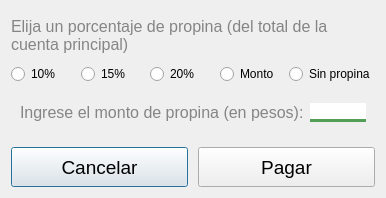
<?xml version="1.0" encoding="UTF-8"?>
<ui version="4.0">
 <class>agregar_propina_cuenta</class>
 <widget class="QDialog" name="agregar_propina_cuenta">
  <property name="geometry">
   <rect>
    <x>0</x>
    <y>0</y>
    <width>386</width>
    <height>198</height>
   </rect>
  </property>
  <property name="windowTitle">
   <string>Dialog</string>
  </property>
  <layout class="QVBoxLayout" name="verticalLayout_3">
   <item>
    <spacer name="verticalSpacer_3">
     <property name="orientation">
      <enum>Qt::Vertical</enum>
     </property>
     <property name="sizeHint" stdset="0">
      <size>
       <width>20</width>
       <height>40</height>
      </size>
     </property>
    </spacer>
   </item>
   <item>
    <layout class="QVBoxLayout" name="verticalLayout_2">
     <property name="spacing">
      <number>10</number>
     </property>
     <item>
      <spacer name="verticalSpacer_4">
       <property name="orientation">
        <enum>Qt::Vertical</enum>
       </property>
       <property name="sizeHint" stdset="0">
        <size>
         <width>20</width>
         <height>40</height>
        </size>
       </property>
      </spacer>
     </item>
     <item>
      <layout class="QHBoxLayout" name="horizontalLayout_5">
       <item>
        <widget class="QLabel" name="titulo">
         <property name="font">
          <font>
           <pointsize>12</pointsize>
          </font>
         </property>
         <property name="styleSheet">
          <string notr="true">color: rgb(133, 133, 133);</string>
         </property>
         <property name="text">
          <string>Elija un porcentaje de propina (del total de la cuenta principal)</string>
         </property>
         <property name="wordWrap">
          <bool>true</bool>
         </property>
        </widget>
       </item>
      </layout>
     </item>
     <item>
      <layout class="QHBoxLayout" name="horizontalLayout_7">
       <property name="topMargin">
        <number>0</number>
       </property>
       <item>
        <widget class="QRadioButton" name="diezPorciento">
         <property name="text">
          <string>10%</string>
         </property>
        </widget>
       </item>
       <item>
        <widget class="QRadioButton" name="quincePorciento">
         <property name="text">
          <string>15%</string>
         </property>
        </widget>
       </item>
       <item>
        <widget class="QRadioButton" name="veintePorciento">
         <property name="text">
          <string>20%</string>
         </property>
        </widget>
       </item>
       <item>
        <widget class="QRadioButton" name="otroMonto">
         <property name="text">
          <string>Monto</string>
         </property>
        </widget>
       </item>
       <item>
        <widget class="QRadioButton" name="sinPropina">
         <property name="text">
          <string>Sin propina</string>
         </property>
        </widget>
       </item>
      </layout>
     </item>
     <item>
      <widget class="QWidget" name="OtroSelected" native="true">
       <layout class="QHBoxLayout" name="horizontalLayout_6">
        <item>
         <widget class="QLabel" name="subtitulo">
          <property name="font">
           <font>
            <pointsize>12</pointsize>
           </font>
          </property>
          <property name="styleSheet">
           <string notr="true">color: rgb(133, 133, 133);</string>
          </property>
          <property name="text">
           <string>Ingrese el monto de propina (en pesos):</string>
          </property>
         </widget>
        </item>
        <item>
         <widget class="QLineEdit" name="montoPropina">
          <property name="styleSheet">
           <string notr="true">border: none;
border-bottom: 3px solid #539E56;</string>
          </property>
          <property name="inputMethodHints">
           <set>Qt::ImhHiddenText</set>
          </property>
          <property name="inputMask">
           <string>9999</string>
          </property>
         </widget>
        </item>
       </layout>
      </widget>
     </item>
     <item>
      <spacer name="verticalSpacer_8">
       <property name="orientation">
        <enum>Qt::Vertical</enum>
       </property>
       <property name="sizeHint" stdset="0">
        <size>
         <width>20</width>
         <height>40</height>
        </size>
       </property>
      </spacer>
     </item>
     <item>
      <layout class="QHBoxLayout" name="horizontalLayout_2">
       <item>
        <widget class="QPushButton" name="btnSecundaio_2">
         <property name="minimumSize">
          <size>
           <width>160</width>
           <height>40</height>
          </size>
         </property>
         <property name="font">
          <font>
           <pointsize>14</pointsize>
          </font>
         </property>
         <property name="text">
          <string>Cancelar</string>
         </property>
        </widget>
       </item>
       <item>
        <widget class="QPushButton" name="btnPrimario_2">
         <property name="minimumSize">
          <size>
           <width>160</width>
           <height>40</height>
          </size>
         </property>
         <property name="font">
          <font>
           <pointsize>14</pointsize>
          </font>
         </property>
         <property name="text">
          <string>Pagar</string>
         </property>
        </widget>
       </item>
      </layout>
     </item>
    </layout>
   </item>
  </layout>
 </widget>
 <resources/>
 <connections/>
</ui>
